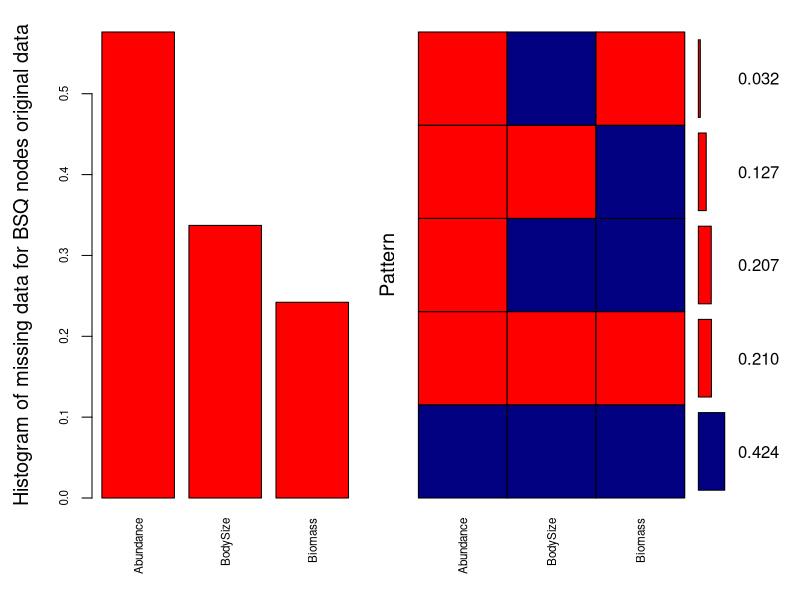
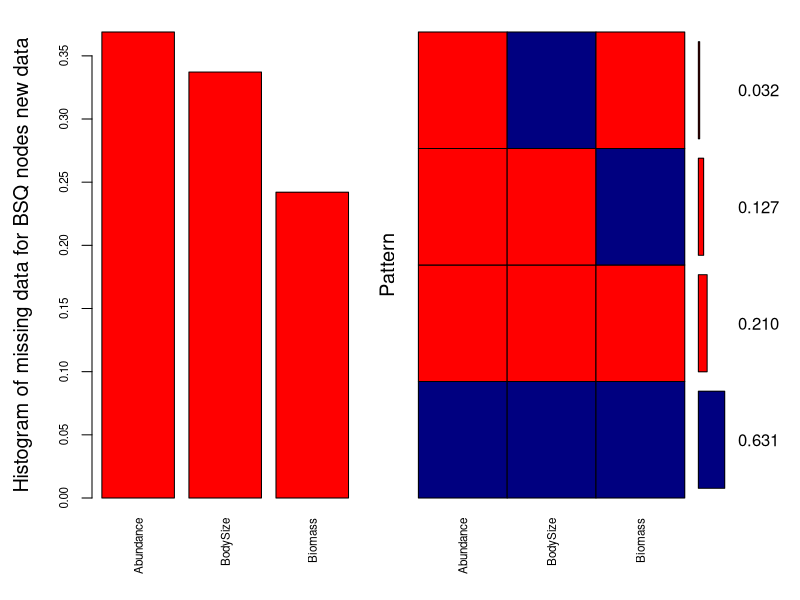
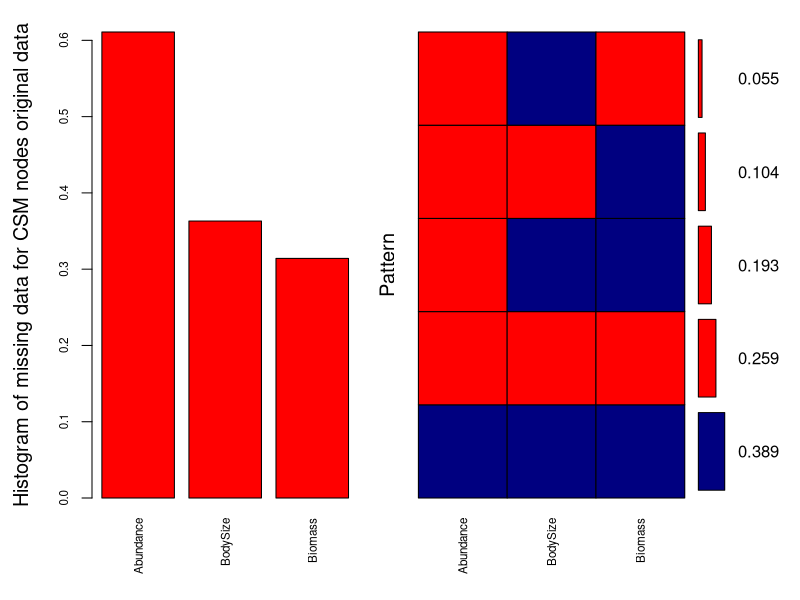
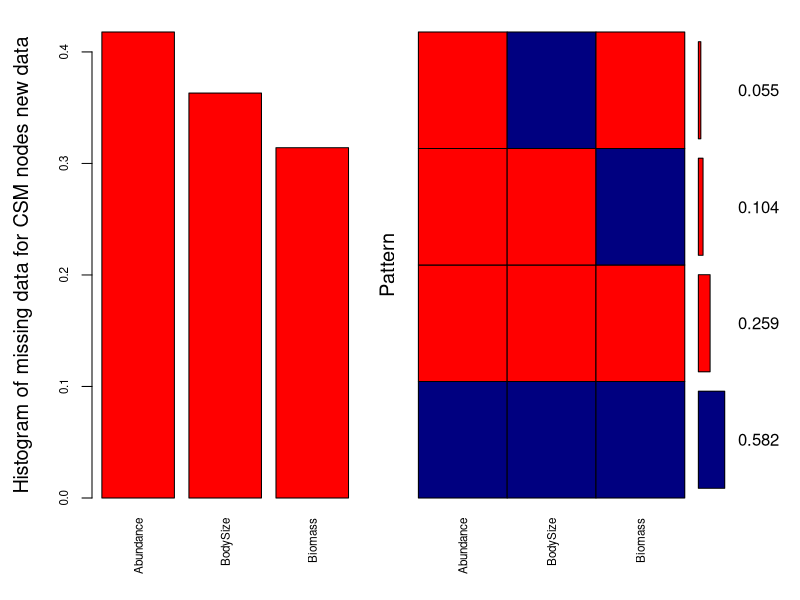
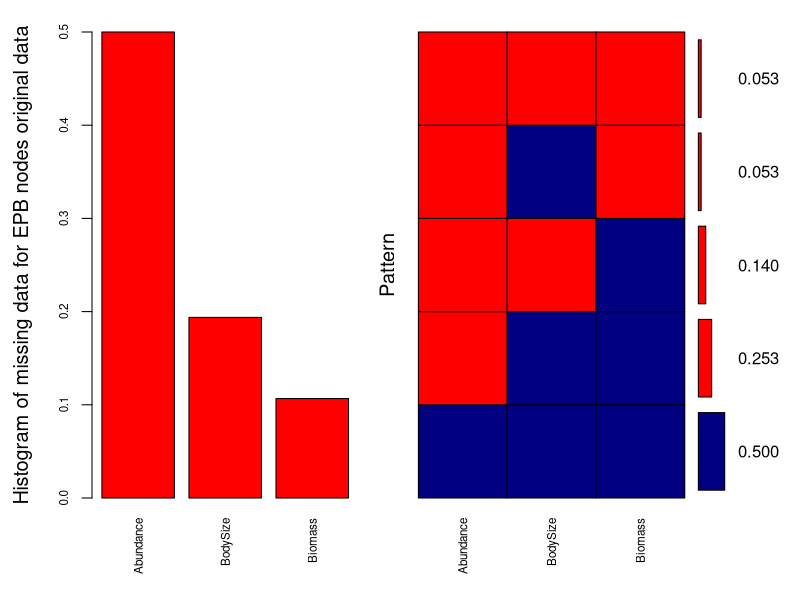
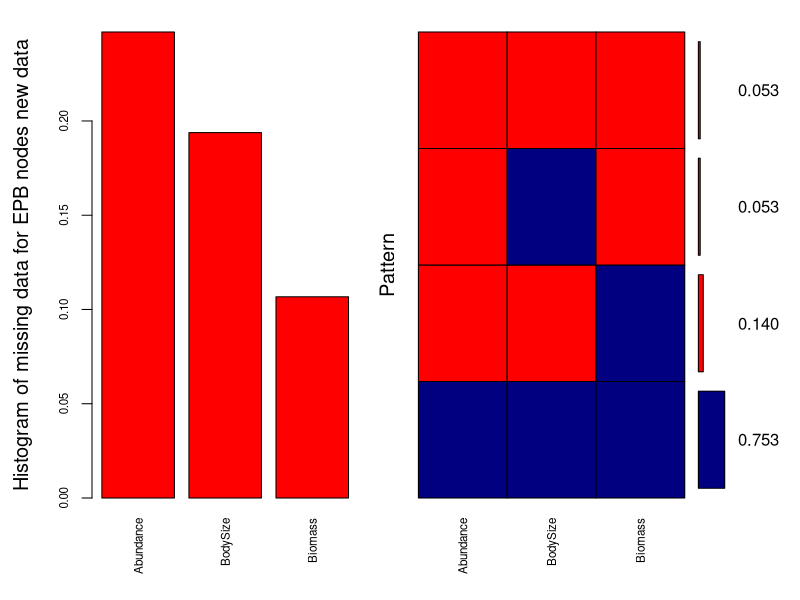
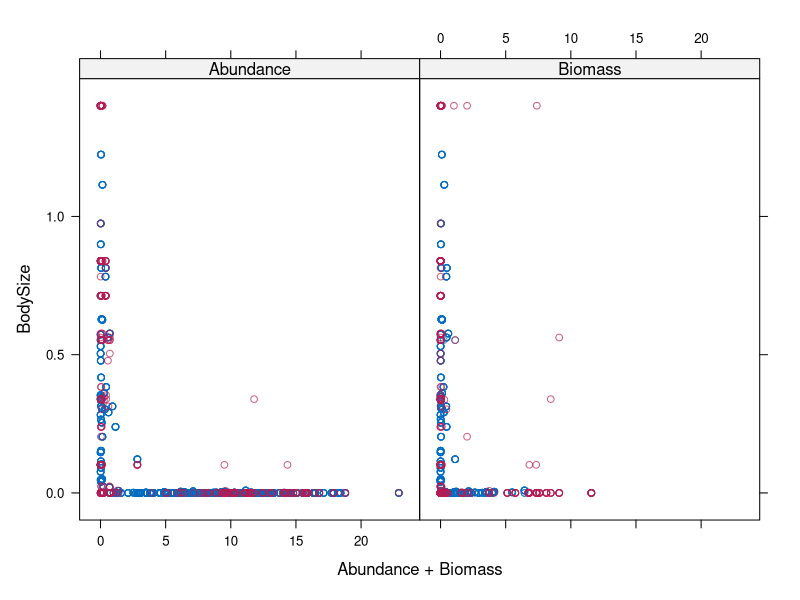
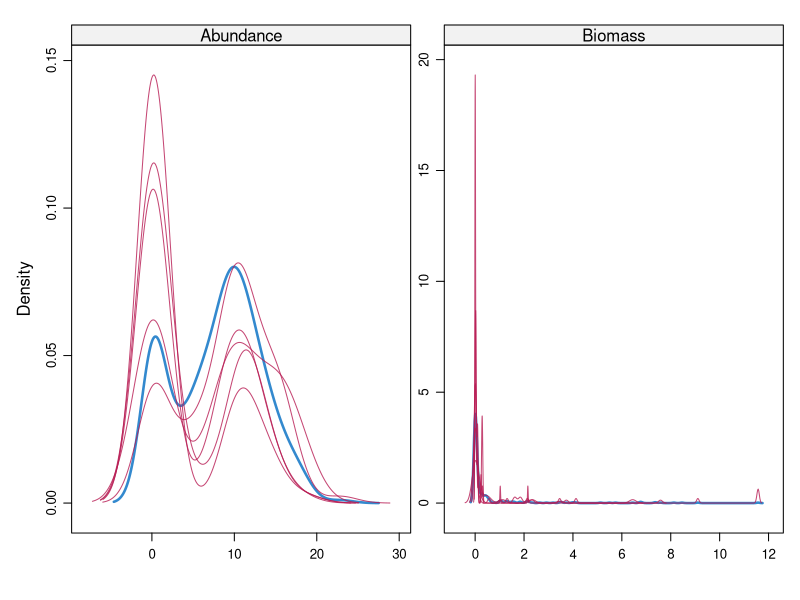

Write the R code that produced these figures, in order.
# Script for Parasite list
library(tidyverse)
library(VIM)

# set enviro
rm(list=ls())
set.seed(12)

# Read
bsq <- read.csv("data/interactionwebdb/Carpinteria/BSQweb_Nodes.csv")
csm <- read.csv("data/interactionwebdb/Carpinteria/CSMweb_Nodes.csv")
epb <- read.csv("data/interactionwebdb/Carpinteria/EPBweb_Nodes.csv")

bsq_wrk <- 
  bsq %>% # dplyr::select and rename some variables
  dplyr::select(WorkingName, FunctionalGroup = ConsumerStrategy.stage., Resolution, BodySize = BodySize.g., 
         Biomass = Biomass.kg.ha., Abundance = Abundance.no..ha., 
           Kingdom:SpecificEpithet) %>% 
  mutate(BodySize = BodySize / 1000) # change BodySize from g to Kg

## only 50% of data is complete for impute...
bsq_plot <- aggr(bsq_wrk[,4:6], col=c('navyblue','red'), 
                 numbers=TRUE, sortVars=TRUE, labels=names(bsq_wrk[, 4:6]), 
                 cex.axis=.7, gap=3, ylab=c("Histogram of missing data for BSQ nodes original data","Pattern"))

bsq_new <- 
  bsq_wrk %>% 
## if BodySize = NA & if Biomass & Abundance != NA then BodySize = Biomass/Abundance - else do nothing
mutate(BodySizeNew = case_when(!is.na(Abundance & Biomass) ~ Biomass / Abundance),
## if Abundance = NA and BodySize & Biomass != NA then Abundance = Biomass/BodySize - else do nothing
      AbundanceNew = case_when(!is.na(BodySize & Biomass) ~ Biomass / BodySize),
## if Biomass = NA and BodySize & Abundance != NA then Biomass = Abundance * BodySize - else do nothing
      BiomassNew = case_when(!is.na(Abundance & BodySize) ~ Abundance * BodySize)) %>% 
## join the columns of new and old together use coalesce() -- Biomass + BiomassNew...
## this selects the original value first so only values that are missing from original dataset and then computed are selected  
mutate(BodySize_Work = coalesce(BodySize, BodySizeNew),
       Biomass_Work = coalesce(Biomass, BiomassNew),
       Abundance_Work = coalesce(Abundance, AbundanceNew)) %>% 
## now dplyr::select and rename the new working colums to replace the old incomplete data set
dplyr::select(WorkingName, FunctionalGroup, Resolution, BodySize = BodySize_Work, 
       Biomass = Biomass_Work, Abundance = Abundance_Work, 
       Kingdom:SpecificEpithet)

## 75% of data is now complete for imputation...
bsq_new_plot <- aggr(bsq_new[,4:6], col=c('navyblue','red'),
                 numbers=TRUE, sortVars=TRUE, labels=names(bsq_new[, 4:6]),
                 cex.axis=.7, gap=3, ylab=c("Histogram of missing data for BSQ nodes new data","Pattern"))

###################

csm_wrk <- 
  csm %>% # dplyr::select and rename some variables
  dplyr::select(WorkingName, FunctionalGroup = ConsumerStrategy.stage., Resolution, BodySize = BodySize.g., 
         Biomass = Biomass.kg.ha., Abundance = Abundance.no..ha., 
         Kingdom:SpecificEpithet) %>% 
  mutate(BodySize = BodySize / 1000) # change BodySize from g to Kg

## only 49% of data is complete for impute...
csm_plot <- aggr(csm_wrk[,4:6], col=c('navyblue','red'), 
                 numbers=TRUE, sortVars=TRUE, labels=names(csm_wrk[, 4:6]), 
                 cex.axis=.7, gap=3, ylab=c("Histogram of missing data for CSM nodes original data","Pattern"))

csm_new <- 
  csm_wrk %>% 
  ## if BodySize = NA & if Biomass & Abundance != NA then BodySize = Biomass/Abundance - else do nothing
  mutate(BodySizeNew = case_when(!is.na(Abundance & Biomass) ~ Biomass / Abundance),
         ## if Abundance = NA and BodySize & Biomass != NA then Abundance = Biomass/BodySize - else do nothing
         AbundanceNew = case_when(!is.na(BodySize & Biomass) ~ Biomass / BodySize),
         ## if Biomass = NA and BodySize & Abundance != NA then Biomass = Abundance * BodySize - else do nothing
         BiomassNew = case_when(!is.na(Abundance & BodySize) ~ Abundance * BodySize)) %>% 
  ## join the columns of new and old together use coalesce -- Biomass + BiomassNew...
  ## this selects the original value first so only values that are missing from original dataset and then computed are selected  
  mutate(BodySize_Work = coalesce(BodySize, BodySizeNew),
         Biomass_Work = coalesce(Biomass, BiomassNew),
         Abundance_Work = coalesce(Abundance, AbundanceNew)) %>% 
  ## now dplyr::select and rename the new working colums to replace the old incomplete data set
  dplyr::select(WorkingName, FunctionalGroup, Resolution, BodySize = BodySize_Work, 
         Biomass = Biomass_Work, Abundance = Abundance_Work, 
         Kingdom:SpecificEpithet)

## 74% of data is now complete for imputation...
csm_new_plot <- aggr(csm_new[,4:6], col=c('navyblue','red'),
                     numbers=TRUE, sortVars=TRUE, labels=names(csm_new[, 4:6]),
                     cex.axis=.7, gap=3, ylab=c("Histogram of missing data for CSM nodes new data","Pattern"))

###################

epb_wrk <- 
  epb %>% # dplyr::select and rename some variables
  dplyr::select(WorkingName, FunctionalGroup = ConsumerStrategy.stage., Resolution, BodySize = BodySize.g., 
         Biomass = Biomass.kg.ha., Abundance = Abundance.no..ha., 
         Kingdom:SpecificEpithet) %>% 
  mutate(BodySize = BodySize / 1000) # change BodySize from g to Kg

## only 50% of data is complete for impute...
epb_plot <- aggr(epb_wrk[,4:6], col=c('navyblue','red'), 
                 numbers=TRUE, sortVars=TRUE, labels=names(epb_wrk[, 4:6]), 
                 cex.axis=.7, gap=3, ylab=c("Histogram of missing data for EPB nodes original data","Pattern"))

epb_new <- 
  epb_wrk %>% 
  ## if BodySize = NA & if Biomass & Abundance != NA then BodySize = Biomass/Abundance - else do nothing
  mutate(BodySizeNew = case_when(!is.na(Abundance & Biomass) ~ Biomass / Abundance),
         ## if Abundance = NA and BodySize & Biomass != NA then Abundance = Biomass/BodySize - else do nothing
         AbundanceNew = case_when(!is.na(BodySize & Biomass) ~ Biomass / BodySize),
         ## if Biomass = NA and BodySize & Abundance != NA then Biomass = Abundance * BodySize - else do nothing
         BiomassNew = case_when(!is.na(Abundance & BodySize) ~ Abundance * BodySize)) %>% 
  ## join the columns of new and old together use coalesce -- Biomass + BiomassNew...
  
  ## this selects the original value first so only values that are missing from original dataset and then computed are selected  
  mutate(BodySize_Work = coalesce(BodySize, BodySizeNew),
         Biomass_Work = coalesce(Biomass, BiomassNew),
         Abundance_Work = coalesce(Abundance, AbundanceNew)) %>% 
  ## now dplyr::select and rename the new working colums to replace the old incomplete data set
  dplyr::select(WorkingName, FunctionalGroup, Resolution, BodySize = BodySize_Work, 
         Biomass = Biomass_Work, Abundance = Abundance_Work, 
         Kingdom:SpecificEpithet)

## 75% of data is now complete for imputation...
epb_new_plot <- aggr(epb_new[,4:6], col=c('navyblue','red'),
                     numbers=TRUE, sortVars=TRUE, labels=names(epb_new[, 4:6]),
                     cex.axis=.7, gap=3, ylab=c("Histogram of missing data for EPB nodes new data","Pattern"))

library(mice)
## non phylo imputation using logged values of imputeation variables to reduce colinearity

## non-phylo imputation epb
epb_imp <- epb_new %>% dplyr::select(BodySize, Biomass, Abundance) %>% 
  mutate(BodySize = log(BodySize + 1), Biomass = log(Biomass + 1), Abundance = log(Abundance + 1))
epb_imp <- mice(epb_imp, m = 5, method = "pmm")
xyplot(epb_imp, BodySize ~ Abundance + Biomass)
densityplot(epb_imp, BodySize ~ Abundance + Biomass)
stripplot(epb_imp, pch = 20, cex = 1.2)
epb_imp <- complete(epb_imp)

## non-phylo imputation csm
csm_imp <- csm_new %>% dplyr::select(BodySize, Biomass, Abundance) %>% 
  mutate(BodySize = log(BodySize + 1), Biomass = log(Biomass + 1), Abundance = log(Abundance + 1))
csm_imp <- mice(csm_imp, m = 5, method = "pmm")
xyplot(csm_imp, BodySize ~ Abundance + Biomass)
densityplot(csm_imp, BodySize ~ Abundance + Biomass)
stripplot(csm_imp, pch = 20, cex = 1.2)
csm_imp <- complete(csm_imp)

## non-phylo imputation bsq
bsq_imp <- bsq_new %>% dplyr::select(BodySize, Biomass, Abundance) %>% 
  mutate(BodySize = log(BodySize + 1), Biomass = log(Biomass + 1), Abundance = log(Abundance + 1))
bsq_imp <- mice(bsq_imp, m = 5, method = "pmm")
xyplot(bsq_imp, BodySize ~ Abundance + Biomass)
densityplot(bsq_imp, BodySize ~ Abundance + Biomass)
stripplot(bsq_imp, pch = 20, cex = 1.2)
bsq_imp <- complete(bsq_imp)





## gplot functional space values
# ## psuedo replication?
# ggplot(NULL, aes(x = log10(BodySize), y = log10(Abundance), colour = FunctionalGroup)) +
#   geom_point(data = csm_wrk, shape = 16) +
#   geom_point(data = bsq_wrk, shape = 17) +
#   geom_point(data = epb_wrk, shape = 23) + 
#   facet_wrap(~ FunctionalGroup)
# 
# 
